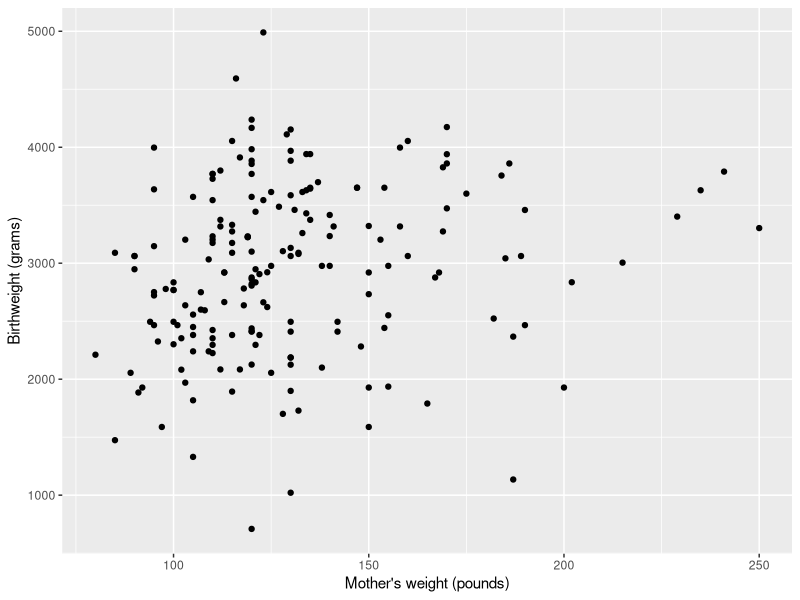
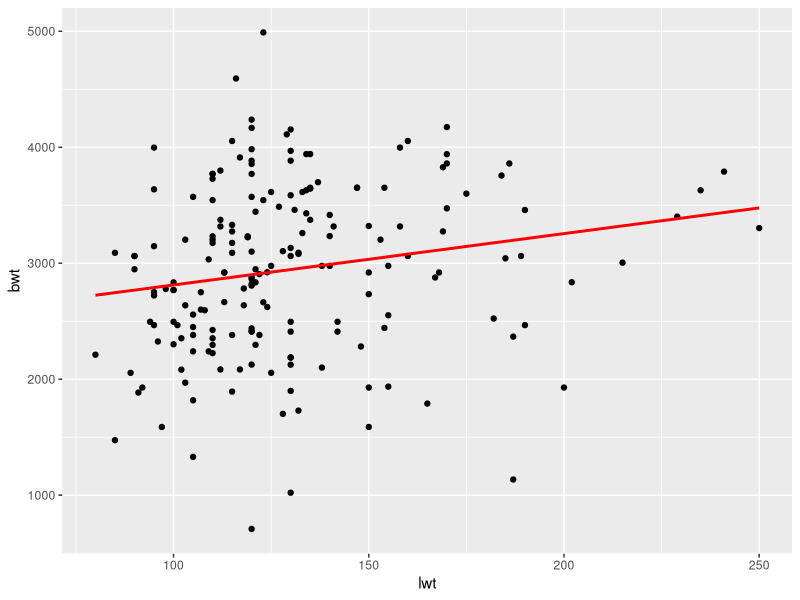
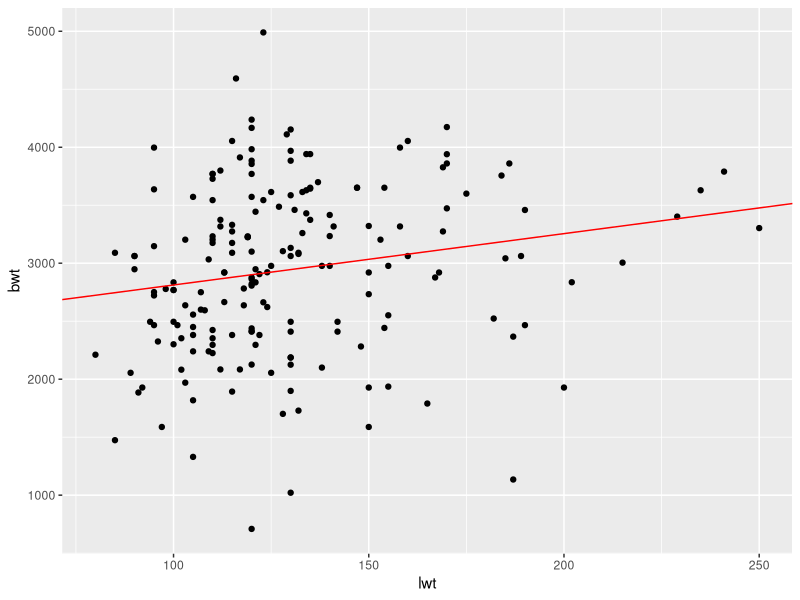

These charts were generated, in order, by the following R code:
## ---- chunk 1
knitr::opts_chunk$set(echo = TRUE, message = FALSE, warning = FALSE, 
                      fig.width = 8, fig.height = 6, 
                      fig.align = "center")

## ---- chunk 2
library(tidyverse) #ggplot2, dplyr, etc.
library(reshape2) #need this for melt()
library(knitr) #need this for kable
library(MASS) #contains dataset
## ---- chunk 3
data(birthwt)
head(birthwt)
## ---- chunk 4
birthwt %>%
ggplot(aes(x = lwt, y = bwt)) + 
  geom_point() +
  labs(x = "Mother's weight (pounds)", y = "Birthweight (grams)")
## ---- chunk 5
fit <- lm(bwt ~ lwt, data = birthwt)
summary(fit)
## ---- chunk 6
# Estimated coefficients.
coefficients(fit)

# Standard errors. 
summary(fit)$coeff[, 2]

# Variance-covariance matrix. 
vcov(fit)

# Confidence intervals. 
confint(fit)
## ---- chunk 7
birthwt %>%
ggplot(aes(x = lwt, y = bwt)) +
  geom_point() +
  geom_smooth(method = "lm", col = "red", se = FALSE)
## ---- chunk 8
# Or we can manually add the regression line with geom_abline()
birthwt %>%
ggplot(aes(x = lwt, y = bwt)) +
  geom_point() +
  geom_abline(slope = fit$coefficients[2], 
              intercept = fit$coefficients[1], col = "red")

## ---- chunk 9
birthwt <- birthwt %>% mutate(lwt_star = lwt - mean(lwt))
fit.new <- lm(bwt ~ lwt_star, data = birthwt)
summary(fit.new)
## ---- chunk 10
# wrrong
summary(lm(bwt ~ race + age + smoke, data = birthwt))
## ---- chunk 11
fit2 <- lm(bwt ~ as.factor(race) + age + smoke, data = birthwt)
summary(fit2)
## ---- chunk 12
table <- data.frame(summary(fit2)$coef)
row.names(table) <- c("Intercept","White","Black","Mother's age", "Smoker")

knitr::kable(table,digits=3,align=rep('c', 2),
  col.names = c("estimate","standard error","test statistic","p-value"))
## ---- chunk 13
library(MASS)
?shuttle
data(shuttle)
head(shuttle)
## ---- chunk 14
# not wrong, but needs to be careful with the interpretation of the coefficients
fit1 <- glm(use ~ wind, family = binomial(link = logit), data = shuttle)
summary(fit1)$coefficients
## ---- chunk 15
shuttle$use.binary <- as.integer(shuttle$use == "auto")
fit2 <- glm(use.binary ~ wind, family = binomial(link = logit), data = shuttle)
summary(fit2)$coefficients
## ---- chunk 16
# exp(intercept + 0*coef(windtail))/exp(intercept + coef(windtail))
exp(summary(fit2)$coefficients[1, 1]) / exp(sum(summary(fit2)$coefficients[, 1]))
1 / exp(summary(fit2)$coefficients[2, 1])
## ---- chunk 17
fit3 <- glm(use.binary ~ wind + magn, family = binomial(link = logit), data = shuttle)
summary(fit3)$coefficients

exp(summary(fit3)$coefficients[1, 1] +
  summary(fit3)$coefficients[5, 1]) /
  exp(sum(summary(fit3)$coefficients[1:2, 1]) + summary(fit3)$coefficients[5, 1])
## ---- chunk 18
fit4 <- glm(1 - use.binary ~ wind, family = binomial(link = logit), data = shuttle)
summary(fit4)$coefficients

summary(fit2)$coefficients
## ---- chunk 19
fit5 <- lm(use.binary ~ wind, data = shuttle)
summary(fit5)$coefficients
## ---- chunk 20
data("InsectSprays")
head(InsectSprays)
## ---- chunk 21
# Load data and fit Poisson model
model <- glm(count ~ spray, family = poisson, data = InsectSprays)

# Extract coefficients
coefs <- coef(model)
# sprayB coefficient = log(rate_B / rate_A)
rate_ratio_B_to_A <- exp(coefs["sprayB"])
relative_rate_A_to_B <- 1 / rate_ratio_B_to_A

# Result
relative_rate_A_to_B
## ---- chunk 22
# Fit Poisson model with offset
t <- rep(log(10), nrow(InsectSprays)) # Example offset
model_offset <- glm(count ~ spray, offset = t, family = poisson, data = InsectSprays)

# Fit Poisson model with modified offset
t2 <- log(10) + t # Modified offset
model_offset2 <- glm(count ~ spray, offset = t2, family = poisson, data = InsectSprays)

# Compare coefficients
coefs_offset <- coef(model_offset)
coefs_offset2 <- coef(model_offset2)
# Coefficients for all
coefs_offset
coefs_offset2
## ---- chunk 23
# The coefficients for spray A
exp(coefs_offset["(Intercept)"] + t[1])
exp(coefs_offset2["(Intercept)"] + t2[1])
